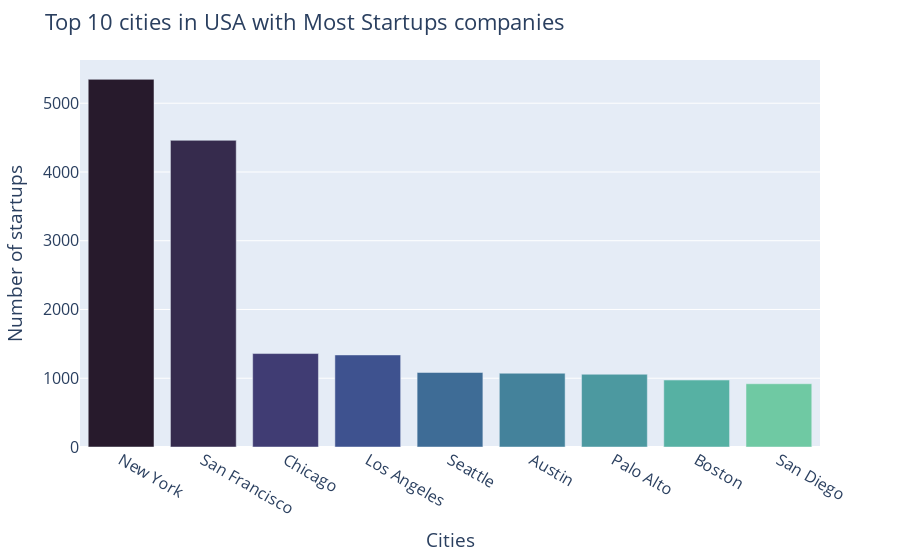

This figure's notebook cell:
### Code cell
city_counts = usa_offices['city'].value_counts()
df_city_counts = pd.DataFrame({'city': city_counts.index, 'count': city_counts.values})
df_city_counts =df_city_counts[0:9]


fig = px.bar(df_city_counts, x='city', y='count')
fig.update_layout(
    title='Top 10 cities in USA with Most Startups companies',
    font=dict(size=16),
    xaxis_title='Cities',
    yaxis_title='Number of startups',
  
)
fig.update_traces(marker_color=px.colors.sequential.deep[::-1], width=0.8)

# display the chart
fig.show()
#pyo.plot(fig, filename='cities.html')

### Figure 1 — Plotly figure (JSON) as saved in the notebook; plotly's stock layout.template omitted (floating-point values rounded to 4 significant figures)
{"data": [{"alignmentgroup": "True", "hovertemplate": "city=%{x}<br>count=%{y}<extra></extra>", "legendgroup": "", "marker": {"color": ["rgb(39, 26, 44)", "rgb(54, 43, 77)", "rgb(64, 60, 115)", "rgb(62, 82, 143)", "rgb(62, 108, 150)", "rgb(68, 130, 155)", "rgb(76, 153, 160)", "rgb(86, 177, 163)", "rgb(111, 201, 163)", "rgb(156, 219, 165)", "rgb(206, 236, 179)", "rgb(253, 253, 204)"], "pattern": {"shape": ""}}, "name": "", "offsetgroup": "", "orientation": "v", "showlegend": false, "textposition": "auto", "type": "bar", "width": 0.8, "x": ["New York", "San Francisco", "Chicago", "Los Angeles", "Seattle", "Austin", "Palo Alto", "Boston", "San Diego"], "xaxis": "x", "y": [5347, 4460, 1359, 1339, 1084, 1073, 1058, 974, 920], "yaxis": "y"}], "layout": {"barmode": "relative", "font": {"size": 16}, "legend": {"tracegroupgap": 0}, "margin": {"t": 60}, "title": {"text": "Top 10 cities in USA with Most Startups companies"}, "xaxis": {"anchor": "y", "domain": [0, 1], "title": {"text": "Cities"}}, "yaxis": {"anchor": "x", "domain": [0, 1], "title": {"text": "Number of startups"}}}}
